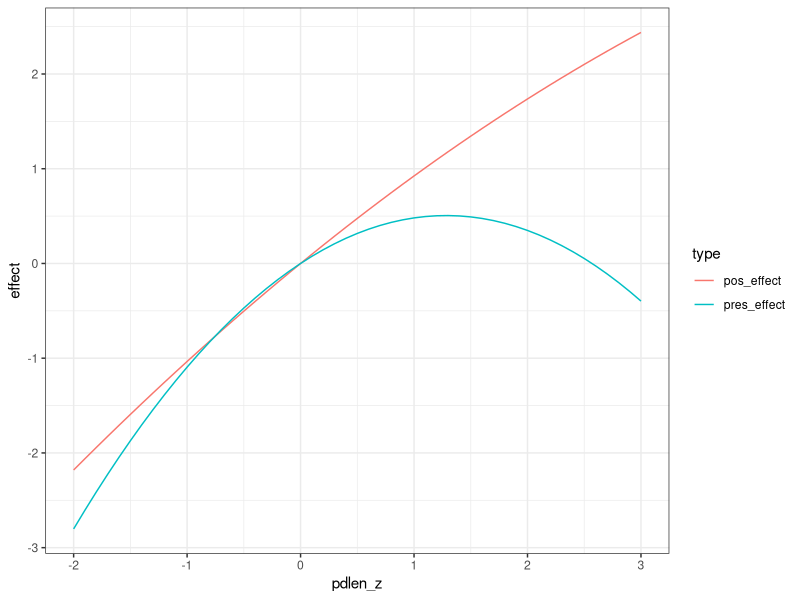
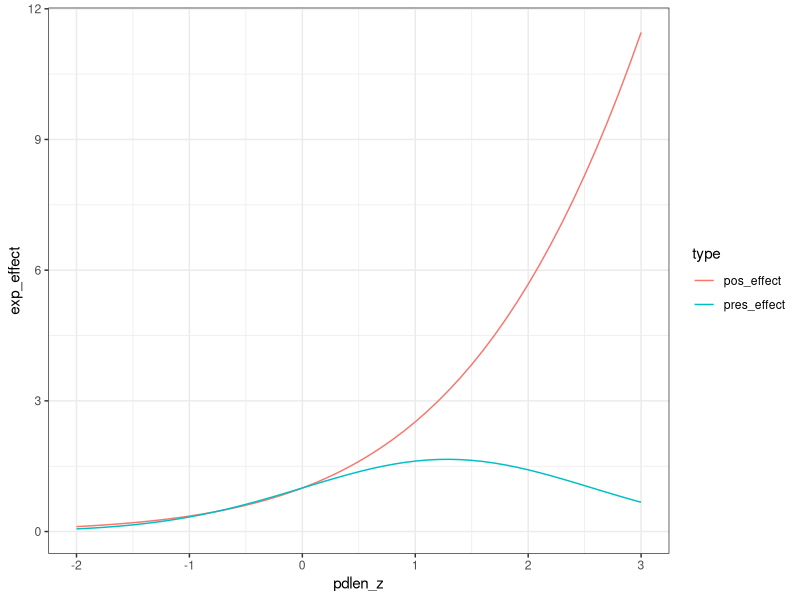
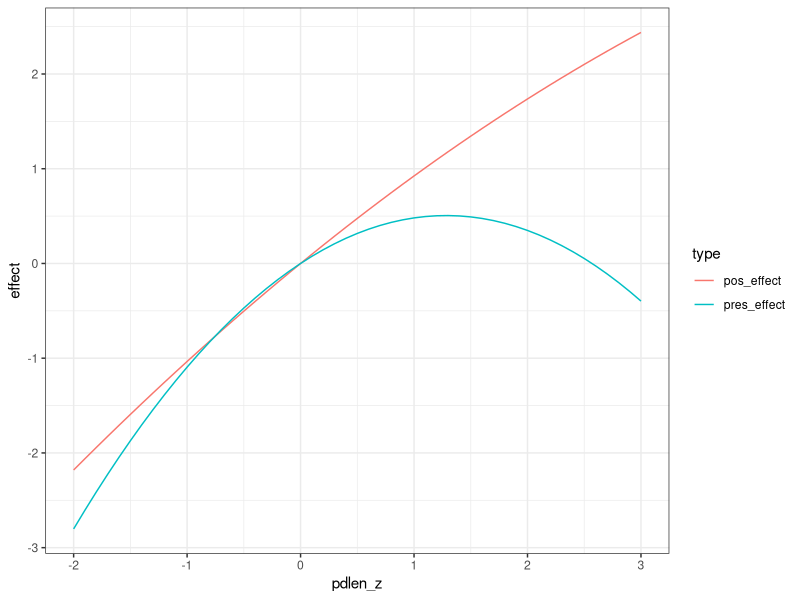

R code for these plots, in order:
# Example plot for covariate effects
# In cpp file, they are defined as
# vector<Type> zeta1_i = Q_ik * lambda1_k.matrix();
# vector<Type> zeta2_i = Q_ik * lambda2_k.matrix();
# parameter estimates from D:\Dropbox\Predator_Diets\2019-10-29-new_test\atlantic-cod_season-spring_covar-int-pdlenz-pdlenz2_gamma-pl-independent-years-no2spatial

library(tidyverse)

# Effect on probability of presence
lambda1_1 <- 7.876052e-01 
lambda1_2 <- -3.066623e-01

# Effect on positive model component
lambda2_1 <- 9.790713e-01
lambda2_2 <- -5.540185e-02

# predator lengths are z-scaled from cm
covdat <- tibble(pdlen_z = seq(-2, 3, 0.1)) %>%
  mutate(pres_effect = (lambda1_1*pdlen_z + lambda1_2*pdlen_z^2)) %>%
  mutate(pos_effect = (lambda2_1*pdlen_z + lambda2_2*pdlen_z^2)) %>%
  pivot_longer(cols = contains("_effect"), names_to = "type", values_to = "effect") %>%
  mutate(exp_effect = exp(effect))

ggplot(covdat, aes(x = pdlen_z, y = effect, color = type)) +
  geom_line() +
  theme_bw()
gitdir <- "C:/Users/Elizabeth Ng/Documents/GitHub/predator-diets"
ggsave(file.path(gitdir, "output", "cov-effect-cod-spring.pdf"), width = 6, height = 4, units = "in")

ggplot(covdat, aes(x = pdlen_z, y = exp_effect, color = type)) +
  geom_line() +
  theme_bw()

